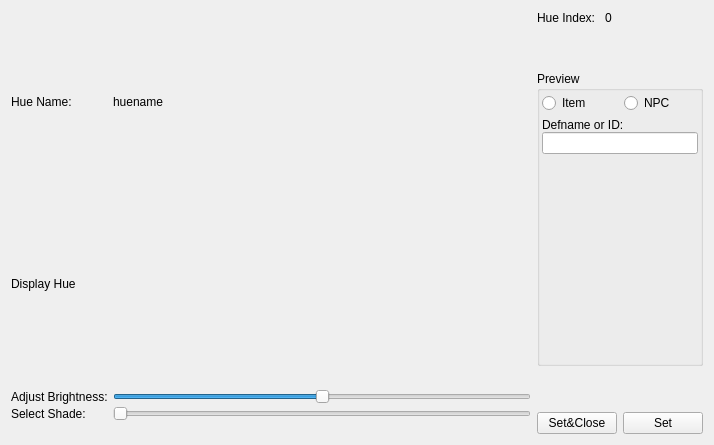
<?xml version="1.0" encoding="UTF-8"?>
<ui version="4.0">
 <class>dlg_huepicker</class>
 <widget class="QDialog" name="dlg_huepicker">
  <property name="geometry">
   <rect>
    <x>0</x>
    <y>0</y>
    <width>714</width>
    <height>445</height>
   </rect>
  </property>
  <property name="windowTitle">
   <string>Hue Picker</string>
  </property>
  <layout class="QHBoxLayout" name="horizontalLayout_2">
   <item>
    <layout class="QHBoxLayout" name="horizontalLayout" stretch="10,2">
     <item>
      <layout class="QGridLayout" name="gridLayout_b" rowstretch="0,0,0,0,0,0,10" columnstretch="0,0,10">
       <property name="spacing">
        <number>2</number>
       </property>
       <item row="2" column="0">
        <spacer name="verticalSpacer_aboveSlider">
         <property name="orientation">
          <enum>Qt::Vertical</enum>
         </property>
         <property name="sizeType">
          <enum>QSizePolicy::Fixed</enum>
         </property>
         <property name="sizeHint" stdset="0">
          <size>
           <width>20</width>
           <height>13</height>
          </size>
         </property>
        </spacer>
       </item>
       <item row="5" column="0">
        <spacer name="verticalSpacer_belowSlider">
         <property name="orientation">
          <enum>Qt::Vertical</enum>
         </property>
         <property name="sizeType">
          <enum>QSizePolicy::Fixed</enum>
         </property>
         <property name="sizeHint" stdset="0">
          <size>
           <width>20</width>
           <height>13</height>
          </size>
         </property>
        </spacer>
       </item>
       <item row="3" column="0">
        <widget class="QLabel" name="label_2">
         <property name="text">
          <string>Adjust Brightness: </string>
         </property>
        </widget>
       </item>
       <item row="0" column="0">
        <widget class="QLabel" name="label_hueNameTxt">
         <property name="sizePolicy">
          <sizepolicy hsizetype="Preferred" vsizetype="Preferred">
           <horstretch>0</horstretch>
           <verstretch>0</verstretch>
          </sizepolicy>
         </property>
         <property name="text">
          <string>Hue Name: </string>
         </property>
        </widget>
       </item>
       <item row="0" column="2">
        <spacer name="horizontalSpacer">
         <property name="orientation">
          <enum>Qt::Horizontal</enum>
         </property>
         <property name="sizeType">
          <enum>QSizePolicy::Expanding</enum>
         </property>
         <property name="sizeHint" stdset="0">
          <size>
           <width>40</width>
           <height>20</height>
          </size>
         </property>
        </spacer>
       </item>
       <item row="3" column="1" colspan="2">
        <widget class="QSlider" name="horizontalSlider_brightness">
         <property name="sizePolicy">
          <sizepolicy hsizetype="Expanding" vsizetype="Fixed">
           <horstretch>0</horstretch>
           <verstretch>0</verstretch>
          </sizepolicy>
         </property>
         <property name="minimum">
          <number>-5</number>
         </property>
         <property name="maximum">
          <number>5</number>
         </property>
         <property name="singleStep">
          <number>5</number>
         </property>
         <property name="pageStep">
          <number>5</number>
         </property>
         <property name="tracking">
          <bool>true</bool>
         </property>
         <property name="orientation">
          <enum>Qt::Horizontal</enum>
         </property>
         <property name="tickPosition">
          <enum>QSlider::NoTicks</enum>
         </property>
         <property name="tickInterval">
          <number>5</number>
         </property>
        </widget>
       </item>
       <item row="6" column="0" colspan="3">
        <layout class="QGridLayout" name="gridLayout_hueTable">
         <property name="spacing">
          <number>0</number>
         </property>
        </layout>
       </item>
       <item row="0" column="1">
        <widget class="QLabel" name="label_hueName">
         <property name="sizePolicy">
          <sizepolicy hsizetype="Preferred" vsizetype="Preferred">
           <horstretch>0</horstretch>
           <verstretch>0</verstretch>
          </sizepolicy>
         </property>
         <property name="minimumSize">
          <size>
           <width>120</width>
           <height>0</height>
          </size>
         </property>
         <property name="text">
          <string>huename</string>
         </property>
        </widget>
       </item>
       <item row="1" column="0" colspan="3">
        <widget class="QLabel" name="label_hueDisplay">
         <property name="sizePolicy">
          <sizepolicy hsizetype="Expanding" vsizetype="Preferred">
           <horstretch>0</horstretch>
           <verstretch>0</verstretch>
          </sizepolicy>
         </property>
         <property name="minimumSize">
          <size>
           <width>322</width>
           <height>20</height>
          </size>
         </property>
         <property name="text">
          <string>Display Hue</string>
         </property>
         <property name="scaledContents">
          <bool>true</bool>
         </property>
        </widget>
       </item>
       <item row="4" column="1" colspan="2">
        <widget class="QSlider" name="horizontalSlider_shade">
         <property name="minimum">
          <number>0</number>
         </property>
         <property name="maximum">
          <number>31</number>
         </property>
         <property name="value">
          <number>0</number>
         </property>
         <property name="orientation">
          <enum>Qt::Horizontal</enum>
         </property>
        </widget>
       </item>
       <item row="4" column="0">
        <widget class="QLabel" name="label">
         <property name="text">
          <string>Select Shade:</string>
         </property>
        </widget>
       </item>
      </layout>
     </item>
     <item>
      <layout class="QGridLayout" name="gridLayout_a" rowstretch="0,0,4,0,0">
       <item row="0" column="1">
        <widget class="QLabel" name="label_hueIdx">
         <property name="sizePolicy">
          <sizepolicy hsizetype="Expanding" vsizetype="Minimum">
           <horstretch>0</horstretch>
           <verstretch>0</verstretch>
          </sizepolicy>
         </property>
         <property name="minimumSize">
          <size>
           <width>50</width>
           <height>0</height>
          </size>
         </property>
         <property name="text">
          <string>0</string>
         </property>
        </widget>
       </item>
       <item row="2" column="0" colspan="2">
        <widget class="QGroupBox" name="groupBox_side">
         <property name="sizePolicy">
          <sizepolicy hsizetype="Preferred" vsizetype="Expanding">
           <horstretch>0</horstretch>
           <verstretch>0</verstretch>
          </sizepolicy>
         </property>
         <property name="title">
          <string>Preview</string>
         </property>
         <layout class="QGridLayout" name="gridLayout_side_2">
          <property name="leftMargin">
           <number>2</number>
          </property>
          <property name="topMargin">
           <number>2</number>
          </property>
          <property name="rightMargin">
           <number>2</number>
          </property>
          <property name="bottomMargin">
           <number>2</number>
          </property>
          <property name="verticalSpacing">
           <number>0</number>
          </property>
          <item row="0" column="0" colspan="2">
           <layout class="QGridLayout" name="gridLayout_gb">
            <item row="2" column="0">
             <widget class="QLabel" name="label_4">
              <property name="text">
               <string>Defname or ID:</string>
              </property>
             </widget>
            </item>
            <item row="0" column="1">
             <widget class="QRadioButton" name="radioButton_npc">
              <property name="text">
               <string>NPC</string>
              </property>
             </widget>
            </item>
            <item row="1" column="0">
             <spacer name="verticalSpacer_3">
              <property name="orientation">
               <enum>Qt::Vertical</enum>
              </property>
              <property name="sizeType">
               <enum>QSizePolicy::Fixed</enum>
              </property>
              <property name="sizeHint" stdset="0">
               <size>
                <width>20</width>
                <height>5</height>
               </size>
              </property>
             </spacer>
            </item>
            <item row="0" column="0">
             <widget class="QRadioButton" name="radioButton_item">
              <property name="enabled">
               <bool>true</bool>
              </property>
              <property name="text">
               <string>Item</string>
              </property>
              <property name="checkable">
               <bool>true</bool>
              </property>
              <property name="checked">
               <bool>false</bool>
              </property>
             </widget>
            </item>
            <item row="3" column="0" colspan="2">
             <widget class="QLineEdit" name="lineEdit_preview">
              <property name="sizePolicy">
               <sizepolicy hsizetype="Preferred" vsizetype="Fixed">
                <horstretch>0</horstretch>
                <verstretch>0</verstretch>
               </sizepolicy>
              </property>
             </widget>
            </item>
            <item row="6" column="0">
             <spacer name="verticalSpacer_4">
              <property name="orientation">
               <enum>Qt::Vertical</enum>
              </property>
              <property name="sizeHint" stdset="0">
               <size>
                <width>20</width>
                <height>10</height>
               </size>
              </property>
             </spacer>
            </item>
            <item row="5" column="0" colspan="2">
             <widget class="QGraphicsView" name="graphicsView">
              <property name="sizePolicy">
               <sizepolicy hsizetype="Preferred" vsizetype="Expanding">
                <horstretch>0</horstretch>
                <verstretch>0</verstretch>
               </sizepolicy>
              </property>
              <property name="minimumSize">
               <size>
                <width>64</width>
                <height>86</height>
               </size>
              </property>
              <property name="acceptDrops">
               <bool>false</bool>
              </property>
              <property name="styleSheet">
               <string notr="true">background: transparent</string>
              </property>
              <property name="frameShape">
               <enum>QFrame::NoFrame</enum>
              </property>
              <property name="interactive">
               <bool>false</bool>
              </property>
             </widget>
            </item>
            <item row="4" column="0">
             <spacer name="verticalSpacer_2">
              <property name="orientation">
               <enum>Qt::Vertical</enum>
              </property>
              <property name="sizeType">
               <enum>QSizePolicy::Minimum</enum>
              </property>
              <property name="sizeHint" stdset="0">
               <size>
                <width>20</width>
                <height>5</height>
               </size>
              </property>
             </spacer>
            </item>
           </layout>
          </item>
         </layout>
        </widget>
       </item>
       <item row="0" column="0">
        <widget class="QLabel" name="label_hueIdxText">
         <property name="sizePolicy">
          <sizepolicy hsizetype="Minimum" vsizetype="Minimum">
           <horstretch>0</horstretch>
           <verstretch>0</verstretch>
          </sizepolicy>
         </property>
         <property name="minimumSize">
          <size>
           <width>60</width>
           <height>0</height>
          </size>
         </property>
         <property name="text">
          <string>Hue Index: </string>
         </property>
        </widget>
       </item>
       <item row="3" column="0">
        <spacer name="verticalSpacer">
         <property name="orientation">
          <enum>Qt::Vertical</enum>
         </property>
         <property name="sizeHint" stdset="0">
          <size>
           <width>20</width>
           <height>40</height>
          </size>
         </property>
        </spacer>
       </item>
       <item row="1" column="0">
        <spacer name="verticalSpacer_5">
         <property name="orientation">
          <enum>Qt::Vertical</enum>
         </property>
         <property name="sizeHint" stdset="0">
          <size>
           <width>20</width>
           <height>40</height>
          </size>
         </property>
        </spacer>
       </item>
       <item row="4" column="0" colspan="2">
        <layout class="QHBoxLayout" name="horizontalLayout_3">
         <item>
          <widget class="QPushButton" name="pushButton_setClose">
           <property name="text">
            <string>Set&amp;&amp;Close</string>
           </property>
           <property name="autoDefault">
            <bool>false</bool>
           </property>
          </widget>
         </item>
         <item>
          <widget class="QPushButton" name="pushButton_set">
           <property name="sizePolicy">
            <sizepolicy hsizetype="Minimum" vsizetype="Fixed">
             <horstretch>0</horstretch>
             <verstretch>0</verstretch>
            </sizepolicy>
           </property>
           <property name="text">
            <string>Set</string>
           </property>
           <property name="autoDefault">
            <bool>false</bool>
           </property>
          </widget>
         </item>
        </layout>
       </item>
      </layout>
     </item>
    </layout>
   </item>
  </layout>
 </widget>
 <tabstops>
  <tabstop>radioButton_item</tabstop>
  <tabstop>radioButton_npc</tabstop>
  <tabstop>lineEdit_preview</tabstop>
  <tabstop>pushButton_setClose</tabstop>
  <tabstop>pushButton_set</tabstop>
  <tabstop>horizontalSlider_brightness</tabstop>
  <tabstop>graphicsView</tabstop>
 </tabstops>
 <resources/>
 <connections/>
</ui>
